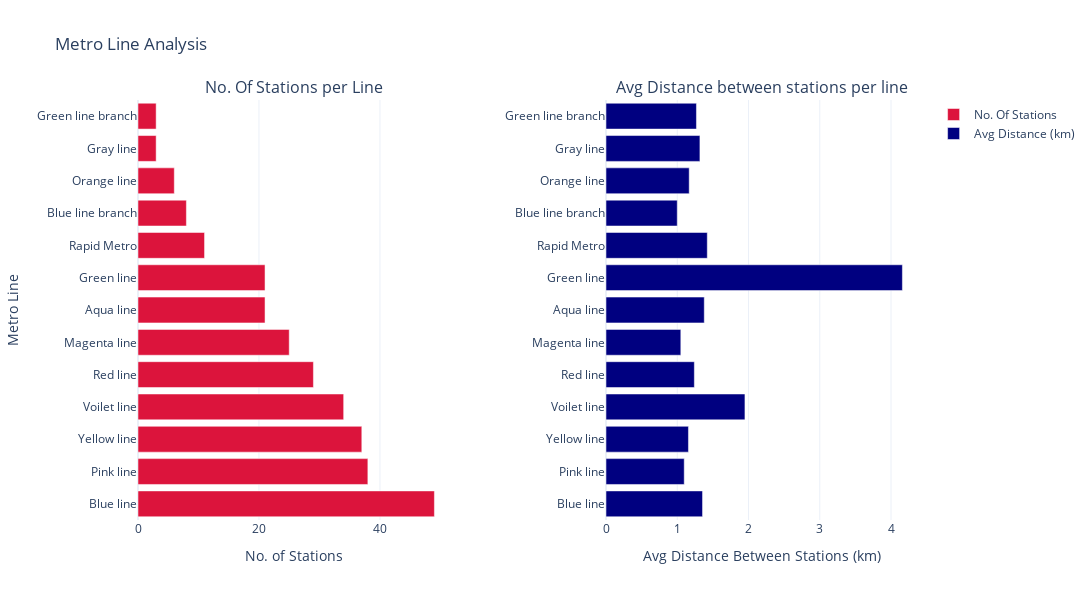

The code cell stored with this chart in its notebook:
### Code cell
fig = make_subplots(rows=1, cols=2, subplot_titles=('No. Of Stations per Line', 'Avg Distance between stations per line'), horizontal_spacing=0.2)

fig.add_trace(
    go.Bar(
        y= line_analysis['Line'],
        x= line_analysis['No. Of Stations'],
        name= 'No. Of Stations',
        orientation='h',
        marker_color= 'crimson'
    ),
    row= 1,
    col= 1
)

fig.add_trace(
    go.Bar(
        y= line_analysis['Line'],
        x= line_analysis['Avg Distance Between Stations (km)'],
        name= 'Avg Distance (km)',
        orientation='h',
        marker_color= 'navy'
    ),
    row= 1,
    col= 2
)

fig.update_xaxes(title_text="No. of Stations", row=1, col=1)
fig.update_xaxes(title_text="Avg Distance Between Stations (km)", row=1, col=2)

fig.update_yaxes(title_text= 'Metro Line', row=1, col=1)
fig.update_yaxes(title_text= '', row=1, col=2)

fig.update_layout(height=600, width=1200, title_text="Metro Line Analysis", template="plotly_white")


fig.show()

### Figure 1 — Plotly figure (JSON) as saved in the notebook; plotly's stock layout.template omitted (floating-point values rounded to 4 significant figures)
{"data": [{"marker": {"color": "crimson"}, "name": "No. Of Stations", "orientation": "h", "type": "bar", "x": [49, 38, 37, 34, 29, 25, 21, 21, 11, 8, 6, 3, 3], "xaxis": "x", "y": ["Blue line", "Pink line", "Yellow line", "Voilet line", "Red line", "Magenta line", "Aqua line", "Green line", "Rapid Metro", "Blue line branch", "Orange line", "Gray line", "Green line branch"], "yaxis": "y"}, {"marker": {"color": "navy"}, "name": "Avg Distance (km)", "orientation": "h", "type": "bar", "x": [1.355, 1.098, 1.157, 1.95, 1.24, 1.05, 1.379, 4.16, 1.422, 1, 1.168, 1.318, 1.269], "xaxis": "x2", "y": ["Blue line", "Pink line", "Yellow line", "Voilet line", "Red line", "Magenta line", "Aqua line", "Green line", "Rapid Metro", "Blue line branch", "Orange line", "Gray line", "Green line branch"], "yaxis": "y2"}], "layout": {"annotations": [{"font": {"size": 16}, "showarrow": false, "text": "No. Of Stations per Line", "x": 0.2, "xanchor": "center", "xref": "paper", "y": 1, "yanchor": "bottom", "yref": "paper"}, {"font": {"size": 16}, "showarrow": false, "text": "Avg Distance between stations per line", "x": 0.8, "xanchor": "center", "xref": "paper", "y": 1, "yanchor": "bottom", "yref": "paper"}], "height": 600, "title": {"text": "Metro Line Analysis"}, "width": 1200, "xaxis": {"anchor": "y", "domain": [0, 0.4], "title": {"text": "No. of Stations"}}, "xaxis2": {"anchor": "y2", "domain": [0.6, 1], "title": {"text": "Avg Distance Between Stations (km)"}}, "yaxis": {"anchor": "x", "domain": [0, 1], "title": {"text": "Metro Line"}}, "yaxis2": {"anchor": "x2", "domain": [0, 1], "title": {"text": ""}}}}
